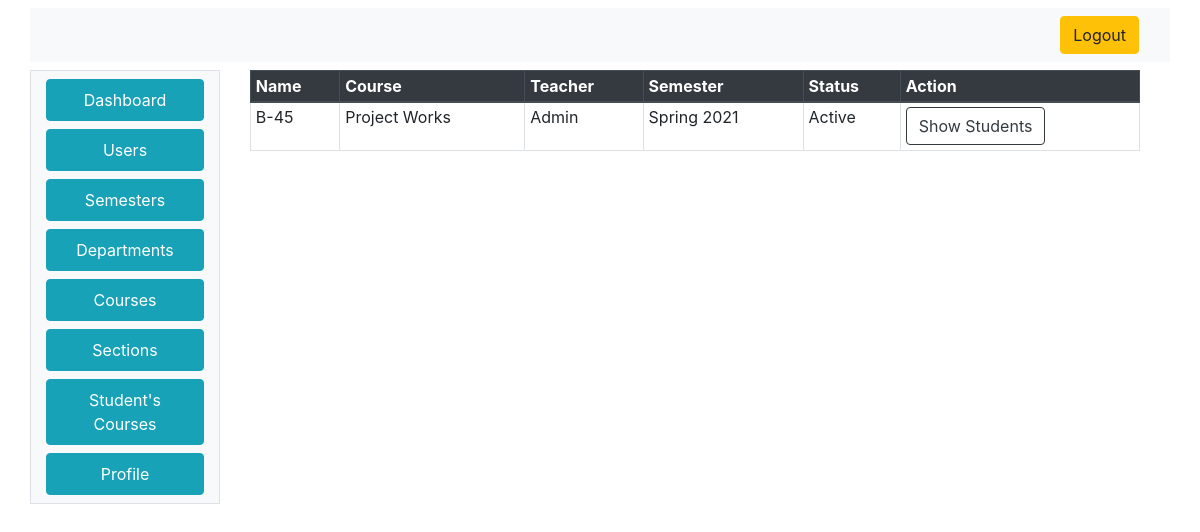
/admin/courseToSections.php?SemesterID=1&CourseID=7, run on the app's committed database.
### tables this page shows
CREATE TABLE `section` (
  `SectionID` int(11) NOT NULL,
  `SectionName` varchar(10) NOT NULL,
  `CourseID` int(11) NOT NULL,
  `TeacherID` int(11) NOT NULL,
  `SemesterID` int(11) NOT NULL,
  `Status` tinyint(1) NOT NULL
);

CREATE TABLE `courses` (
  `CourseID` int(11) NOT NULL,
  `CourseCode` varchar(50) NOT NULL,
  `CourseName` varchar(100) NOT NULL,
  `DepartmentID` int(11) NOT NULL,
  `Status` tinyint(1) NOT NULL
);

CREATE TABLE `users` (
  `UserID` int(11) NOT NULL,
  `UserName` varchar(100) NOT NULL,
  `UserEmail` varchar(50) NOT NULL,
  `Password` varchar(25) NOT NULL,
  `Status` tinyint(1) NOT NULL,
  `UserTypeID` int(11) NOT NULL,
  `DepartmentID` int(11) DEFAULT NULL
);

CREATE TABLE `semester` (
  `SemesterID` int(11) NOT NULL,
  `SemesterTitle` varchar(100) NOT NULL,
  `Status` tinyint(1) NOT NULL
);

### index_model.php (called while the page is built, shortened)
<?php
class IndexModel
{
	public $con;
	public function IndexModel()
	{
		$this->host = "localhost:3306";
		$this->user = "root";
		$this->pass = "";
		$this->dbname = "exam4";
		$this->con =  new mysqli($this->host, $this->user, $this->pass, $this->dbname);
	}
	public function getSectionBySemesterIDCourseID($SemesterID, $CourseID)
	{
		$q = "SELECT * FROM `section` LEFT OUTER JOIN users on section.TeacherID=users.UserID LEFT OUTER JOIN courses on courses.CourseID=section.CourseID LEFT OUTER JOIN semester on semester.SemesterID=section.SemesterID where section.CourseID=" . $CourseID . " and section.SemesterID=" . $SemesterID;
		$r = mysqli_query($this->con, $q);
		if ($r == false) {
			return 0;
		} else {
			return $r;
		}
	}
}

### admin/courseToSections.php (the view, shortened to what this page needs)
<html>
<head>
  <link rel="stylesheet" href="css.css">
  <link rel="stylesheet" href="https://stackpath.bootstrapcdn.com/bootstrap/4.4.1/css/bootstrap.min.css">
</head>
<body>
  <div class="container mt-2">
    <div class="row">
      <div class="col-12 mb-2 bg-light">
        <nav class="navbar navbar-expand-lg navbar-light bg-light justify-content-end">
          <a class="btn btn-warning ml-2" href="../logout.php"><i class="fa fa-sign-out" aria-hidden="true"></i>
            Logout
          </a>
        </nav>
      </div>
      <div class="col-2 bg-light border">
        <nav class=" d-none d-md-block bg-light sidebar">
          <?php
          require_once('sidebar.php');
          ?>
        </nav>
      </div>
      <div class="col-10 bg-transparent">
        <div class="container-fluid container-responsive">
          <div class="table-responsive">
            <table class="table  table-sm table-hover table-bordered">
              <thead class="thead-dark">
                <tr>
                  <th scope="col">Name</th>
                  <th scope="col">Course</th>
                  <th scope="col">Teacher</th>
                  <th scope="col">Semester</th>
                  <th scope="col">Status</th>
                  <th scope="col">Action</th>
                </tr>
              </thead>
              <tbody>
                <?php
                require_once('../index_model.php');
                $indObj = new IndexModel();
                $rs = $indObj->getSectionBySemesterIDCourseID($_GET['SemesterID'], $_GET['CourseID']);
                while ($d = mysqli_fetch_assoc($rs)) {
                  echo $str = "<tr><td>" . $d["SectionName"] . "</td><td>" . $d["CourseName"] . "</td><td>" . $d["UserName"] . "</td><td>" . $d["SemesterTitle"] . "</td>";
                  if ($d["Status"] == 1) {
                    echo $str = " <td>Active</td>";
                  } else {
                    echo $str = " <td>Deactivated</td>";
                  }
                  echo  $str = "<td>
                      <a href='students.php?SectionID=" . $d["SectionID"] . "' class='btn btn-outline-dark'>Show Students</a>
                      </td></tr>";
                }
                ?>
              </tbody>
            </table>
          </div>
        </div>
      </div>
    </div>
  </div>
</body>
</html>

### data on the page
section: SectionName "B-45", CourseID.CourseName "Project Works", TeacherID.UserName "Admin", SemesterID.SemesterTitle "Spring 2021"
